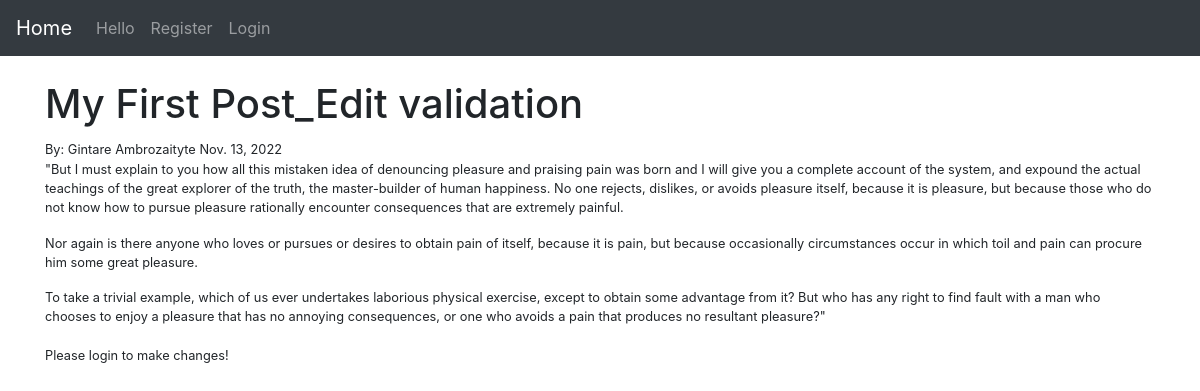
The app's page /article/1 with its own data.
### honeybee/models.py (models this page shows, shortened)
class Post(models.Model):
    title = models.CharField(max_length=255)
    title_tag = models.CharField(max_length=255)
    author =models.ForeignKey(User, on_delete=models.CASCADE)
    body = models.TextField()
    post_date = models.DateField(auto_now_add=True)
    category =models.CharField(max_length=255, default='uncategorized')

### honeybee/views.py (the view)
# urls.py: path('article/<int:pk>',ArticleDetailView.as_view(), name='article-detail'),
class ArticleDetailView(DetailView):
    model =Post
    template_name = 'article_details.html'

### honeybee/templates/article_details.html
{%extends 'base.html'%}
{%block content%}
  <h1>{{post.title}}</h1>
  <small>By:
    {{post.author.first_name}}
    {{post.author.last_name}}
    {{post.post_date}}
    {{post.body |safe}}
    {%if user.is_authenticated%}
    <a href="{%url 'update_post' post.pk%}">Edit Post</a>
  <a href="{%url 'delete_post' post.pk%}">Delete Post</a></br>
  </small>
  </br>
  <hr>
<br/><br/>
<h2>Comments</h2>
    {% if not post.comments.all%}
    No Comments yet <a href="#">Add </a>
{%else%}
    {%for comment in post.comments.all%}
      {{comment.name}} -
      {{comment.date_added}}
    <br/>
      {{comment.body}}
{% endfor%}
{%endif%}
<br/><br/>
  <a href="{%url 'home'%}" class="alert alert-secondary" >Back</a>
{%else%}
  Please login to make changes!
{%endif%}
{%endblock%}

### records on screen
Post: title "My First Post_Edit validation", author.first_name "Gintare", author.last_name "Ambrozaityte", post_date "Nov. 13, 2022", body "\"But I must explain to you how all this mistaken idea of denouncing pleasure and praising pain was born and I will give you a complete account of the system, and expound the actual teachings of the great explorer of the truth, the master-builder of human happiness. No one rejects, dislikes, or avoids pleasure itself, because it is pleasure, but because those who do not know how to pursue pleasure rationally encounter consequences that are extremely painful. Nor again is there anyone who loves or pursues or desires to obtain pain of itself, because it is pain, but because occasionally circumstances occur in which toil and pain can procure him some great pleasure. To take a trivial example,…"
